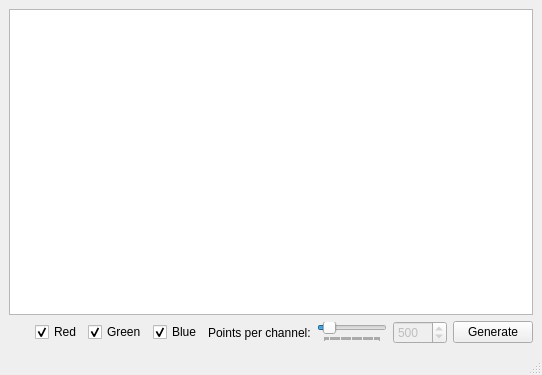
<?xml version="1.0" encoding="UTF-8"?>
<ui version="4.0">
 <class>GraphWindow</class>
 <widget class="QMainWindow" name="GraphWindow">
  <property name="geometry">
   <rect>
    <x>0</x>
    <y>0</y>
    <width>542</width>
    <height>375</height>
   </rect>
  </property>
  <property name="windowTitle">
   <string>Graph</string>
  </property>
  <widget class="QWidget" name="centralwidget">
   <layout class="QVBoxLayout" name="verticalLayout">
    <item>
     <widget class="QChartView" name="graphicsView"/>
    </item>
    <item>
     <layout class="QHBoxLayout" name="horizontalLayout">
      <item>
       <spacer name="horizontalSpacer">
        <property name="orientation">
         <enum>Qt::Horizontal</enum>
        </property>
        <property name="sizeHint" stdset="0">
         <size>
          <width>40</width>
          <height>20</height>
         </size>
        </property>
       </spacer>
      </item>
      <item>
       <widget class="QCheckBox" name="checkBox">
        <property name="text">
         <string>Red</string>
        </property>
        <property name="checked">
         <bool>true</bool>
        </property>
       </widget>
      </item>
      <item>
       <widget class="QCheckBox" name="checkBox_3">
        <property name="text">
         <string>Green</string>
        </property>
        <property name="checked">
         <bool>true</bool>
        </property>
       </widget>
      </item>
      <item>
       <widget class="QCheckBox" name="checkBox_2">
        <property name="text">
         <string>Blue</string>
        </property>
        <property name="checked">
         <bool>true</bool>
        </property>
       </widget>
      </item>
      <item>
       <widget class="QLabel" name="label">
        <property name="text">
         <string>Points per channel:</string>
        </property>
       </widget>
      </item>
      <item>
       <widget class="QSlider" name="horizontalSlider">
        <property name="minimum">
         <number>1</number>
        </property>
        <property name="maximum">
         <number>5000</number>
        </property>
        <property name="value">
         <number>500</number>
        </property>
        <property name="orientation">
         <enum>Qt::Horizontal</enum>
        </property>
        <property name="tickPosition">
         <enum>QSlider::TicksBelow</enum>
        </property>
        <property name="tickInterval">
         <number>100</number>
        </property>
       </widget>
      </item>
      <item>
       <widget class="QSpinBox" name="spinBox">
        <property name="enabled">
         <bool>false</bool>
        </property>
        <property name="minimum">
         <number>1</number>
        </property>
        <property name="maximum">
         <number>5000</number>
        </property>
        <property name="value">
         <number>500</number>
        </property>
       </widget>
      </item>
      <item>
       <widget class="QPushButton" name="pushButton">
        <property name="text">
         <string>Generate</string>
        </property>
       </widget>
      </item>
     </layout>
    </item>
   </layout>
  </widget>
  <widget class="QMenuBar" name="menubar">
   <property name="geometry">
    <rect>
     <x>0</x>
     <y>0</y>
     <width>542</width>
     <height>21</height>
    </rect>
   </property>
  </widget>
  <widget class="QStatusBar" name="statusbar"/>
 </widget>
 <customwidgets>
  <customwidget>
   <class>QChartView</class>
   <extends>QGraphicsView</extends>
   <header>QtCharts</header>
  </customwidget>
 </customwidgets>
 <resources/>
 <connections/>
</ui>
